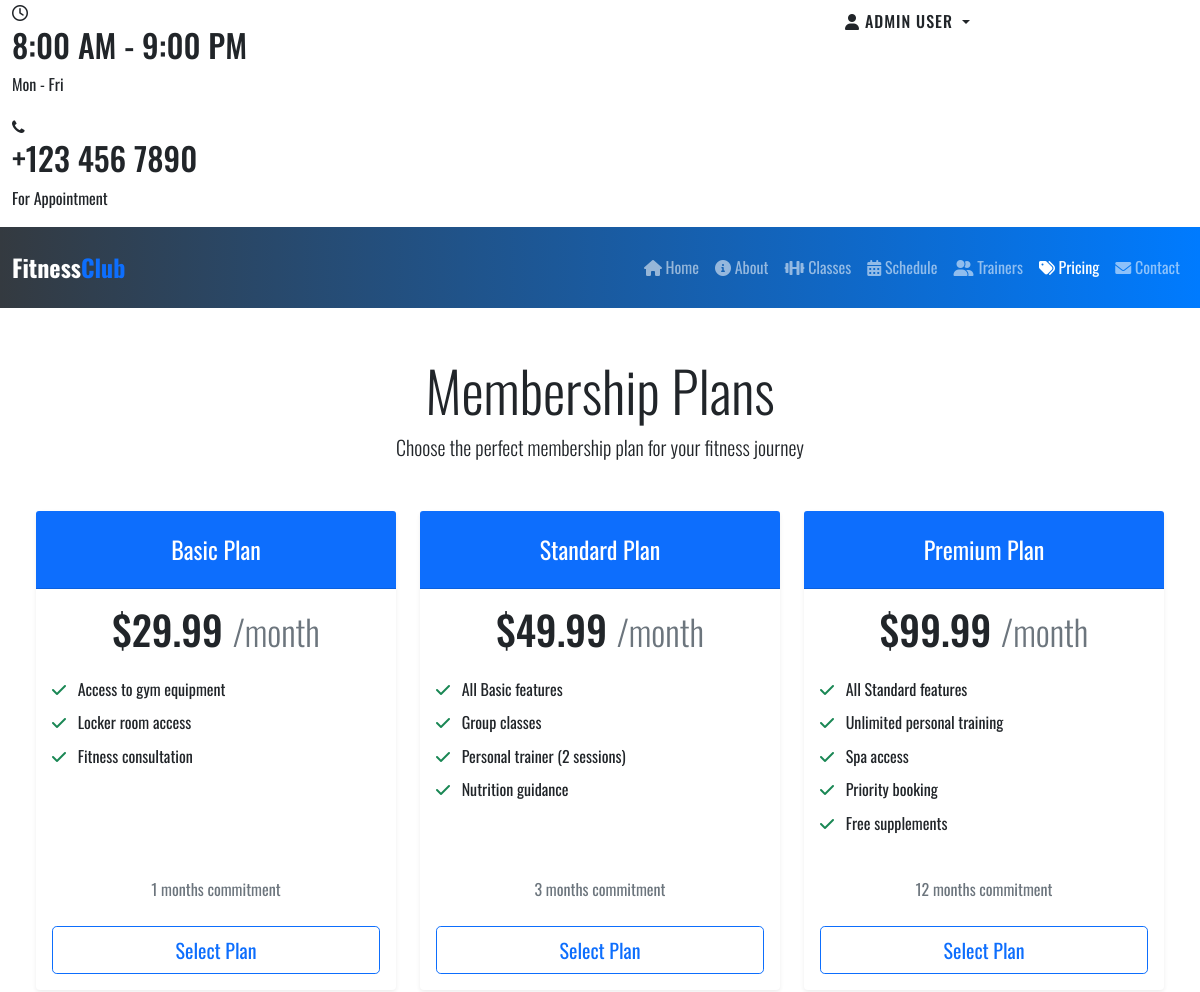
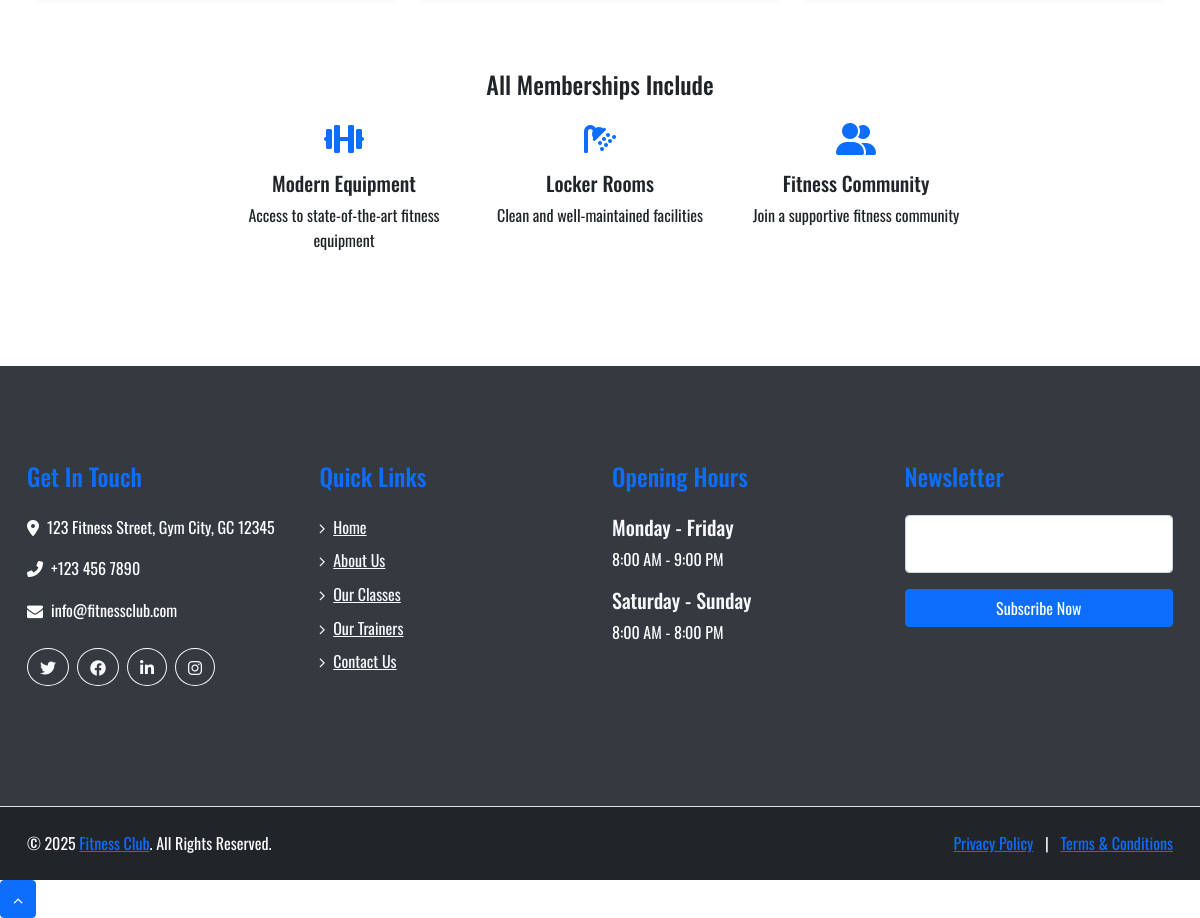
The app's page /pricing.php (signed in) with its own data (2 pictures, top to bottom).
### tables this page shows
CREATE TABLE users (
    id INT PRIMARY KEY AUTO_INCREMENT,
    name VARCHAR(100) NOT NULL,
    email VARCHAR(100) UNIQUE NOT NULL,
    password VARCHAR(255) NOT NULL,
    phone VARCHAR(20),
    role ENUM('member', 'admin') DEFAULT 'member',
    status ENUM('active', 'inactive') DEFAULT 'active',
    join_date DATETIME DEFAULT CURRENT_TIMESTAMP
);

CREATE TABLE membership_plans (
    id INT PRIMARY KEY AUTO_INCREMENT,
    name VARCHAR(100) NOT NULL,
    description TEXT,
    duration INT NOT NULL,  
    price DECIMAL(10,2) NOT NULL,
    features JSON,
    status ENUM('active', 'inactive') DEFAULT 'active',
    created_at DATETIME DEFAULT CURRENT_TIMESTAMP
);

### includes/db.php (called while the page is built, shortened)
<?php
class Database
{
    private static $instance = null;
    private $conn;
    private function __construct()
    {
        try {
            $dsn = "mysql:host=" . DB_HOST .
                ";dbname=" . DB_NAME .
                ";charset=" . DB_CHARSET;
            $options = [
                PDO::ATTR_ERRMODE => PDO::ERRMODE_EXCEPTION,
                PDO::ATTR_DEFAULT_FETCH_MODE => PDO::FETCH_ASSOC,
                PDO::ATTR_EMULATE_PREPARES => false,
            ];
            $this->conn = new PDO($dsn, DB_USER, DB_PASS, $options);
        } catch (PDOException $e) {
            error_log("Connection Error: " . $e->getMessage());
            throw new Exception("Database connection failed");
        }
    }
    public static function getInstance()
    {
        if (self::$instance === null) {
            self::$instance = new self();
        }
        return self::$instance;
    }
    public function query($sql, $params = [])
    {
        try {
            $stmt = $this->conn->prepare($sql);
            $stmt->execute($params);
            return $stmt;
        } catch (PDOException $e) {
            error_log("Query Error: " . $e->getMessage());
            throw new Exception("Database query failed");
        }
    }
    public function fetchOne($sql, $params = [])
    {
        try {
            $stmt = $this->query($sql, $params);
            return $stmt->fetch();
        } catch (Exception $e) {
            error_log("FetchOne Error: " . $e->getMessage());
            throw new Exception("Failed to fetch data");
        }
    }
    public function fetchAll($sql, $params = [])
    {
        try {
            $stmt = $this->query($sql, $params);
            return $stmt->fetchAll();
        } catch (Exception $e) {
            error_log("FetchAll Error: " . $e->getMessage());
            throw new Exception("Failed to fetch data");
        }
    }
}

### includes/auth.php (called while the page is built, shortened)
<?php
require_once 'db.php';
class Auth {
    private $db;
    public function __construct() {
        $this->db = Database::getInstance();
    }
    public function isLoggedIn() {
        return isset($_SESSION['user_id']) && !empty($_SESSION['user_id']);
    }
    public function getUserById($userId) {
        return $this->db->fetchOne(
            "SELECT id, name, email, phone, role, join_date, status
             FROM users
             WHERE id = ? AND status = 'active'",
            [$userId]
        );
    }
    public function getCurrentUser() {
        return $this->getUserById($_SESSION['user_id']);
    }
}
?>

### pricing.php (the view, shortened to what this page needs)
<?php
require_once 'includes/auth.php';
$db = Database::getInstance();
$plans_query = "SELECT * FROM membership_plans WHERE status = 'active' ORDER BY price ASC";
$plans = $db->fetchAll($plans_query);
?>
<?php include 'includes/header.php'; ?>
<div class="container-fluid py-5">
    <div class="container">
        <div class="text-center mb-5">
            <h1 class="display-4">Membership Plans</h1>
            <p class="lead">Choose the perfect membership plan for your fitness journey</p>
        </div>
        <div class="row">
            <?php foreach ($plans as $plan): ?>
                <div class="col-lg-4 mb-4">
                    <div class="card shadow-sm h-100">
                        <div class="card-header bg-primary text-white text-center py-4">
                            <h4 class="my-0 fw-normal"><?php echo htmlspecialchars($plan['name']); ?></h4>
                        </div>
                        <div class="card-body d-flex flex-column">
                            <h1 class="card-title text-center mb-4">
                                $<?php echo number_format($plan['price'], 2); ?>
                                <small class="text-muted fw-light">/month</small>
                            </h1>
                            <div class="mb-4">
                                <?php
                                $features = json_decode($plan['features'], true);
                                if ($features):
                                ?>
                                    <ul class="list-unstyled">
                                        <?php foreach ($features as $feature): ?>
                                            <li class="mb-2">
                                                <i class="fas fa-check text-success me-2"></i>
                                                <?php echo htmlspecialchars($feature); ?>
                                            </li>
                                        <?php endforeach; ?>
                                    </ul>
                                <?php endif; ?>
                            </div>
                            <div class="mt-auto">
                                <p class="text-muted text-center mb-4">
                                    <?php echo $plan['duration']; ?> months commitment
                                </p>
                                <form action="<?php echo htmlspecialchars($_SERVER["PHP_SELF"]); ?>"
                                    method="post" class="text-center">
                                    <button type="submit"
                                        name="purchase_plan"
                                        class="btn btn-lg btn-outline-primary w-100">
                                        Select Plan
                                    </button>
                                </form>
                            </div>
                        </div>
                    </div>
                </div>
            <?php endforeach; ?>
        </div>
        <div class="row mt-5">
            <div class="col-md-8 mx-auto text-center">
                <h4>All Memberships Include</h4>
                <div class="row mt-4">
                    <div class="col-md-4">
                        <i class="fas fa-dumbbell fa-2x mb-3 text-primary"></i>
                        <h5>Modern Equipment</h5>
                        <p>Access to state-of-the-art fitness equipment</p>
                    </div>
                    <div class="col-md-4">
                        <i class="fas fa-shower fa-2x mb-3 text-primary"></i>
                        <h5>Locker Rooms</h5>
                        <p>Clean and well-maintained facilities</p>
                    </div>
                    <div class="col-md-4">
                        <i class="fas fa-user-friends fa-2x mb-3 text-primary"></i>
                        <h5>Fitness Community</h5>
                        <p>Join a supportive fitness community</p>
                    </div>
                </div>
            </div>
        </div>
    </div>
</div>
<?php include 'includes/footer.php'; ?>

### includes/header.php (shortened to what this page needs)
<?php
require_once 'functions.php';
require_once 'auth.php';
$auth = new Auth();
$isLoggedIn = $auth->isLoggedIn();
$currentUser = $isLoggedIn ? $auth->getCurrentUser() : null;
$currentPage = basename($_SERVER['PHP_SELF']);
?>
<!DOCTYPE html>
<html lang="en">
<head>
    <link href="https://cdn.jsdelivr.net/npm/bootstrap@5.1.3/dist/css/bootstrap.min.css" rel="stylesheet">
    <link href="https://cdnjs.cloudflare.com/ajax/libs/font-awesome/6.0.0/css/all.min.css" rel="stylesheet">
    <link href="css/animate.css" rel="stylesheet">
    <link href="css/style.css" rel="stylesheet">
    <link href="css/custom.css" rel="stylesheet">
</head>
<body>
    <div class="top-bar d-none d-md-block">
        <div class="container-fluid">
            <div class="row">
                <div class="col-md-8">
                    <div class="top-bar-left">
                        <div class="text">
                            <i class="far fa-clock"></i>
                            <h2>8:00 AM - 9:00 PM</h2>
                            <p>Mon - Fri</p>
                        </div>
                        <div class="text">
                            <i class="fa fa-phone"></i>
                            <h2>+123 456 7890</h2>
                            <p>For Appointment</p>
                        </div>
                    </div>
                </div>
                <div class="col-md-4">
                    <div class="top-bar-right">
                        <?php if ($isLoggedIn): ?>
                            <div class="dropdown">
                                <button class="btn btn-custom dropdown-toggle" type="button" id="userDropdown"
                                    data-bs-toggle="dropdown" aria-expanded="false">
                                    <i class="fas fa-user"></i>
                                    <?php echo htmlspecialchars($currentUser['name']); ?>
                                </button>
                            </div>
                        <?php endif; ?>
                    </div>
                </div>
            </div>
        </div>
    </div>
    <nav class="navbar navbar-expand-lg navbar-dark bg-dark navbar-custom sticky-top">
        <div class="container-fluid">
            <a href="index.php" class="navbar-brand">
                Fitness<span class="text-primary">Club</span>
            </a>
            <div class="collapse navbar-collapse" id="navbarCollapse">
                <div class="navbar-nav ms-auto">
                    <a href="index.php" class="nav-item nav-link <?php echo $currentPage == 'index.php' ? 'active' : ''; ?>">
                        <i class="fas fa-home"></i> Home
                    </a>
                    <a href="about.php" class="nav-item nav-link <?php echo $currentPage == 'about.php' ? 'active' : ''; ?>">
                        <i class="fas fa-info-circle"></i> About
                    </a>
                    <a href="admin/classes.php" class="nav-item nav-link <?php echo $currentPage == 'classes.php' ? 'active' : ''; ?>">
                        <i class="fas fa-dumbbell"></i> Classes
                    </a>
                    <a href="schedule.php" class="nav-item nav-link <?php echo $currentPage == 'schedule.php' ? 'active' : ''; ?>">
                        <i class="fas fa-calendar-alt"></i> Schedule
                    </a>
                    <a href="admin/trainers.php" class="nav-item nav-link <?php echo $currentPage == 'trainers.php' ? 'active' : ''; ?>">
                        <i class="fas fa-user-friends"></i> Trainers
                    </a>
                    <a href="pricing.php" class="nav-item nav-link <?php echo $currentPage == 'pricing.php' ? 'active' : ''; ?>">
                        <i class="fas fa-tags"></i> Pricing
                    </a>
                    <a href="contact.php" class="nav-item nav-link <?php echo $currentPage == 'contact.php' ? 'active' : ''; ?>">
                        <i class="fas fa-envelope"></i> Contact
                    </a>
                </div>
            </div>
        </div>
    </nav>
    <div class="container-fluid">

### css/style.css (style rules this page uses)
body { margin:0; padding:0; overflow-x: hidden; }
* { box-sizing: border-box; margin:0; padding:0; font-family: 'Oswald', sans-serif; }
.container { max-width: 1170px; margin: auto; }

### css/custom.css (style rules this page uses)
:root { --primary-color: #007bff; --secondary-color: #6c757d; --success-color: #28a745; --warning-color: #ffc107; --danger-color: #dc3545; --light-color: #f8f9fa; --dark-color: #343a40; }
body { font-family: 'Roboto', sans-serif; line-height: 1.6; }
.navbar-custom { background: linear-gradient(to right, var(--dark-color), var(--primary-color)); padding: 1rem 0; }
.navbar-brand { font-weight: 700; font-size: 1.5rem; }
.card { transition: transform 0.3s ease; border: none; }
.btn-custom { border-radius: 25px; padding: 0.5rem 2rem; text-transform: uppercase; font-weight: 500; letter-spacing: 1px; }

### records on screen
users: name "ADMIN USER"
membership_plans: name "Basic Plan", price "29.99", features "Access to gym equipment", features "Locker room access", features "Fitness consultation", duration "1"
membership_plans: name "Standard Plan", price "49.99", features "All Basic features", features "Group classes", features "Personal trainer (2 sessions)", features "Nutrition guidance", duration "3"
membership_plans: name "Premium Plan", price "99.99", features "All Standard features", features "Unlimited personal training", features "Spa access", features "Priority booking", features "Free supplements", duration "12"

### other values on screen
SITE_NAME "Fitness Club"
